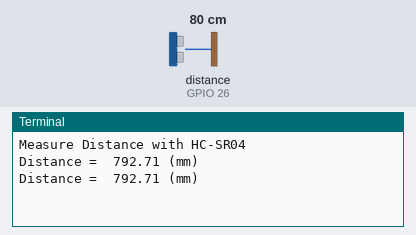
This program was run on a simulated Raspberry Pi (BCM pin numbers). Parts: the last lines printed to the terminal. The inputs (shaded band) are chosen by the test bench; at power-on: distance to the obstacle (sensor on GPIO 26) 80 cm. The echo pulse lasts 58.3 µs per cm; the clock reads 2024-03-15 10:24:30 at power-on unless the program sets it.

Above: at 2.2 s.
2.3 s: distance to the obstacle (sensor on GPIO 26) set to 2 cm
At 3.8 s:
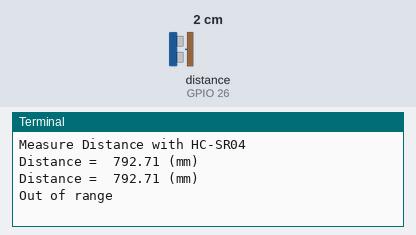
4.5 s: distance to the obstacle (sensor on GPIO 26) set to 9 cm
At 5.8 s:
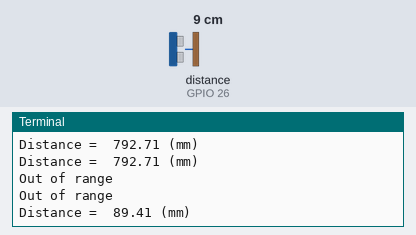
Timing chart, 0 to 7.5 s (numbered marks = the images above; inputs shaded):
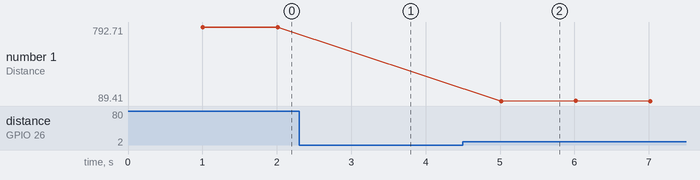

The program:

hc_sr_test.py
```python
# RPi.GPIO 클라스 import & 네임스페이스 GPIO 사용
# time 클라스 import
import RPi.GPIO as GPIO
import time

# TRIG 변수에 핀번호 4 치환
# ECHO 변수에 핀번호 17 치환
TRIG = 19
ECHO = 26

# GPIO 명칭은 BCM SOC 핀 번호 사용
GPIO.setmode(GPIO.BCM)

# TRIG(GPIO19) 출력으로 설정
# ECHO(GPIO26) 입력으로 설정
# TRIG(GPIO19)로 LOW 출력
GPIO.setup(TRIG,GPIO.OUT)
GPIO.setup(ECHO,GPIO.IN)
GPIO.output(TRIG, False)
time.sleep(1)
print ("Measure Distance with HC-SR04")

# 펄스폭 10us 펄스 출력 함수 trig()정의
# TRIG(GPIO19)로 HIGH 출력
# 10us 대기
# TRIG(GPIO19)로 LOW 출력, trig()정의 끝
def trig():
  GPIO.output(TRIG, True)
  time.sleep(0.000010)
  GPIO.output(TRIG, False)


# Echo 입력 HIGH 유지시간 반환함수 echo() 정의
# Echo 입력이 LOW 인동안
# echo_start 에 현재 시간 저장

def echo():
 while GPIO.input(ECHO) is 0:
  echo_start = time.time()

# Echo 입력이 HIGH 인동안
# echo_end 에 현재 시간 저장

 while GPIO.input(ECHO) is 1:
  echo_end = time.time()

# echo_end 값과 echo_start 값의 차를 us 초단위로
# echo_us 에 저장
# echo_us 가 240 ~ 23000 범위에 있으면
# echo_us 값 반환

 echo_us = (echo_end - echo_start) * 1000000

 if(echo_us >= 240 and echo_us <= 23000):
  return echo_us

# 그렇지 않으면
# 0 반환, echo()정의 끝.

 else:
  return 0


# try: ~ except KeyboardInterrupt: 예외처리
# 무한루프 시작
# trig()함수 호출
# echo_time 에 echo()함수 반환값 저장
try:
 while True:
  trig()
  echo_time = echo()


  # echo_time 이 0 이 아니면
  # 측정거리 계산하여 dist 에 저장
  # dist 값 반올림하여 소수점이하 두자리까지 표시
  # dist 값 화면 출력
  if echo_time is not 0:
    dist = 17 * echo_time / 100
    dist = round(dist, 2)
    print ("Distance = ",dist,"(mm)")


  # echo_time 이 0 이면
  # 에러메세지 화면출력
  else:
    print ("Out of range")

  time.sleep(1);

# Ctrl+C 입력 예외 발생시
# GPIO.cleanup()함수 호출
except KeyboardInterrupt:
 GPIO.cleanup()
```

Measured:
- after the input at 2.3 s, the terminal: prints a new line after 0.71 s (image 1)
- after the input at 4.5 s, the terminal: prints a new line after 0.51 s (image 2)
- plotted number 1: 792.71 → 89.41 after the input at 4.5 s
